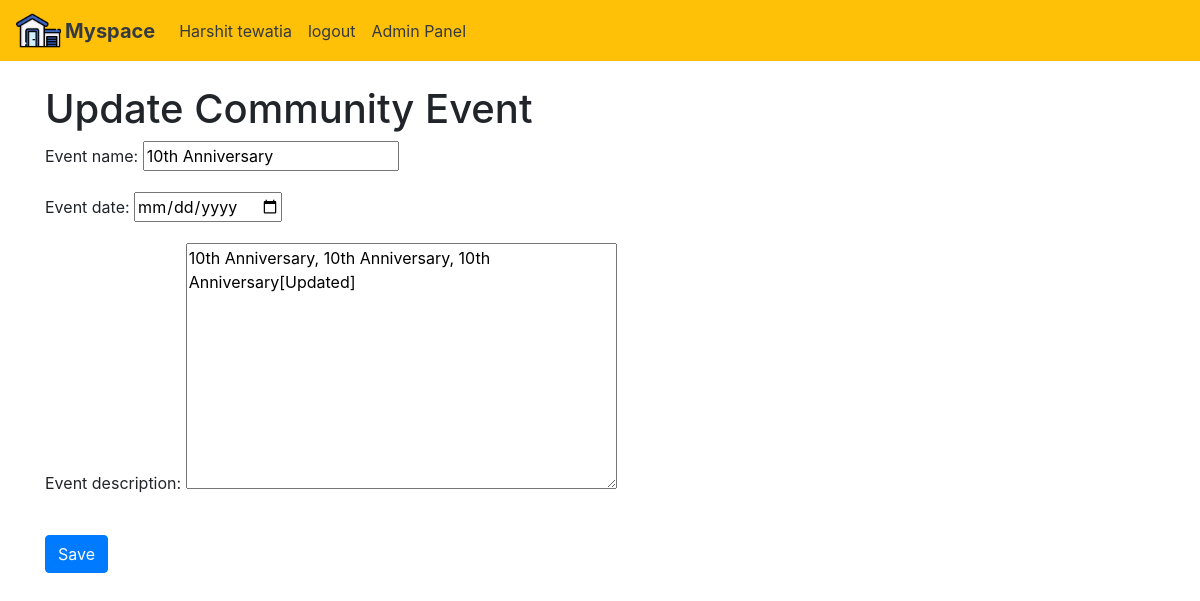
Page /community-update/8 (signed in) on the committed database.
### accounts/models.py (models this page shows, shortened)
class CustomUser(AbstractBaseUser, PermissionsMixin):
    email = models.EmailField(verbose_name='Email Address', max_length=255, unique=True)
    username = models.CharField(max_length=30, unique=True)
    full_name = models.CharField(max_length=255)
    contact_number = models.CharField(max_length=20)
    is_active = models.BooleanField(default=True)
    is_staff = models.BooleanField(default=False)
    objects = CustomUserManager()
    USERNAME_FIELD = 'email'
    REQUIRED_FIELDS = ['username', 'full_name', 'contact_number']

### resident_app/models.py (models this page shows, shortened)
class CommunityEvent(models.Model):
    event_name = models.CharField(max_length=255)
    event_date = models.DateField()
    event_description = models.TextField()

### resident_app/views.py (the view, shortened to what this page needs)
# urls.py: path('community-update/<int:pk>', CommUpdateView.as_view(), name='comm_update'),
class CommUpdateView(LoginRequiredMixin, PermissionRequiredMixin, View):
    permission_required = 'resident_app.change_communityevent'  # Required permission
    def get(self, request, pk):
        resident = get_object_or_404(CommunityEvent, pk=pk)
        form = CreateCommForm(instance=resident)
        return render(request, 'resident_app/comm_update.html', {'form': form, 'res_id': pk})

### resident_app/forms.py
class CreateCommForm(forms.ModelForm):
    class Meta:
        model = CommunityEvent
        fields = '__all__'
        widgets = {
            'event_date': forms.DateTimeInput(attrs={'type': 'date'}),
        }

### templates/resident_app/comm_update.html (shortened to what this page needs)
{% extends 'base.html' %}
{% block body_block %}
<div class="container mt-4">
    <h1>Update Community Event</h1>
    <form method="post" action="">
        {{ form.as_p }}
        <button type="submit" class="btn btn-primary mt-3">Save</button>
    </form>
</div>
{% endblock %}

### templates/base.html (shortened to what this page needs)
{% load static %}
<!doctype html>
<html lang="en">
  <head>
    <link rel="stylesheet" href="https://cdn.jsdelivr.net/npm/bootstrap@4.0.0/dist/css/bootstrap.min.css">
  </head>
  <body>
    <nav class="navbar navbar-expand-lg navbar-dark bg-warning mb-4">
        <img src="{% static 'base/house.png' %}" alt="My Image" style="height: 45px; width: auto;">
        <a class="navbar-brand ml-1 text-dark" href="{% url 'resident_app:home' %}"><strong>Myspace</strong></a>
        <div class="collapse navbar-collapse" id="navbarSupportedContent">
          <ul class="navbar-nav mr-auto">
            {% if user.is_authenticated %}
            <li class="nav-item active">
            <a class="nav-link text-dark" href="#">{{ request.user.full_name }} <span class="sr-only">(current)</span></a>
            </li>
            <li class="nav-item active">
            <a class="nav-link text-dark" href="{% url 'accounts_app:logout' %}">logout <span class="sr-only">(current)</span></a>
            </li>
            <li class="nav-item active">
            <a class="nav-link text-dark" href="{% url 'admin:index' %}">Admin Panel <span class="sr-only">(current)</span></a>
            </li>
            {% else %}
            <li class="nav-item active">
              <a class="nav-link text-dark" href="{% url 'admin:index' %}">Admin Panel <span class="sr-only">(current)</span></a>
              </li>
            {% endif %}
          </ul>
        </div>
      </nav>
      {% block body_block %}
        {% endblock %}
  </body>
</html>

### rows in the picture
CustomUser: user.full_name "Harshit tewatia"
CommunityEvent: event_name "10th Anniversary", event_description "10th Anniversary, 10th Anniversary, 10th Anniversary[Updated]"
